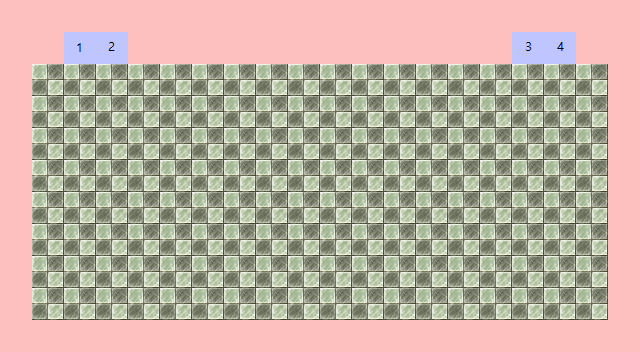

Below is a game level as drawn by its tile map, then a one-line description and the .tmx that defines it (tile-layer data replaced by summaries):
An orthogonal 20x11 tile map with 32x32 px tiles, 3 tile layers (Background, Items, MetaInfo), 2 tilesets and 5 objects (SpawnPoint, 1, 2, 3, 4).

<map version="1.0" tiledversion="1.1.1" orientation="orthogonal" renderorder="right-down" width="20" height="11" tilewidth="32" tileheight="32" infinite="0" nextobjectid="9">
 <tileset firstgid="1" name="Meta" tilewidth="32" tileheight="32" spacing="1" margin="1" tilecount="60" columns="12">
  <image source="metaset.png" width="397" height="166" />
  <tile id="0">
   <properties>
    <property name="Wall" value="YES" />
   </properties>
  </tile>
  <tile id="1">
   <properties>
    <property name="Items" value="YES" />
   </properties>
  </tile>
  <tile id="2">
   <properties>
    <property name="Code" value="007_01" />
    <property name="Destination" value="floor" />
    <property name="Entrance" value="YES" />
   </properties>
  </tile>
  <tile id="3">
   <properties>
    <property name="Code" value="007_02" />
    <property name="Destination" value="floor" />
    <property name="Entrance" value="YES" />
   </properties>
  </tile>
  <tile id="4">
   <properties>
    <property name="Code" value="007_03" />
    <property name="Destination" value="floor" />
    <property name="Entrance" value="YES" />
   </properties>
  </tile>
  <tile id="5">
   <properties>
    <property name="Code" value="007_04" />
    <property name="Destination" value="floor" />
    <property name="Entrance" value="YES" />
   </properties>
  </tile>
 </tileset>
 <tileset firstgid="61" name="RPGmaker tile" tilewidth="32" tileheight="32" tilecount="2016" columns="32">
  <image source="RPGmaker tile.png" width="1024" height="2016" />
 </tileset>
 <layer name="Background" width="20" height="11">
  <properties>
   <property name="Address" value="TileMaps/KonyangUniv.Daejeon/JukhunDigitalFacilitie/floor_10/" />
  </properties>
  <data>[220 cells, 200 non-empty, 2 distinct tile ids]</data>
 </layer>
 <objectgroup name="Objects">
  <properties>
   <property name="Name" value="죽헌정보관 9층 7호" />
   <property name="Place" value="007" />
  </properties>
  <object id="1" name="SpawnPoint" x="320" y="224" width="32" height="32" />
  <object id="5" name="1" x="64" y="32" width="32" height="32" />
  <object id="6" name="2" x="96" y="32" width="32" height="32" />
  <object id="7" name="3" x="512" y="32" width="32" height="32" />
  <object id="8" name="4" x="544" y="32" width="32" height="32" />
 </objectgroup>
 <layer name="Items" width="20" height="11">
  <data>[220 cells, 0 non-empty, 0 distinct tile ids]</data>
 </layer>
 <layer name="MetaInfo" width="20" height="11">
  <data>[220 cells, 83 non-empty, 6 distinct tile ids]</data>
 </layer>
</map>
